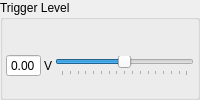
            <widget class="QGroupBox" name="gbThreshold">
             <property name="statusTip">
              <string>Trigger Level</string>
             </property>
             <property name="title">
              <string>Trigger Level</string>
             </property>
             <layout class="QHBoxLayout" name="horizontalLayout_10">
              <property name="spacing">
               <number>3</number>
              </property>
              <property name="leftMargin">
               <number>3</number>
              </property>
              <property name="topMargin">
               <number>16</number>
              </property>
              <property name="rightMargin">
               <number>3</number>
              </property>
              <property name="bottomMargin">
               <number>1</number>
              </property>
              <item>
               <widget class="QDoubleSpinBox" name="dsbThreshold">
                <property name="sizePolicy">
                 <sizepolicy hsizetype="Minimum" vsizetype="Fixed">
                  <horstretch>0</horstretch>
                  <verstretch>0</verstretch>
                 </sizepolicy>
                </property>
                <property name="alignment">
                 <set>Qt::AlignRight|Qt::AlignTrailing|Qt::AlignVCenter</set>
                </property>
                <property name="readOnly">
                 <bool>true</bool>
                </property>
                <property name="buttonSymbols">
                 <enum>QAbstractSpinBox::NoButtons</enum>
                </property>
                <property name="decimals">
                 <number>2</number>
                </property>
                <property name="maximum">
                 <double>9.990000000000000</double>
                </property>
               </widget>
              </item>
              <item>
               <widget class="QLabel" name="label_13">
                <property name="text">
                 <string>V</string>
                </property>
               </widget>
              </item>
              <item>
               <widget class="QSlider" name="hsThreshold">
                <property name="sizePolicy">
                 <sizepolicy hsizetype="Expanding" vsizetype="Fixed">
                  <horstretch>0</horstretch>
                  <verstretch>0</verstretch>
                 </sizepolicy>
                </property>
                <property name="maximum">
                 <number>255</number>
                </property>
                <property name="pageStep">
                 <number>8</number>
                </property>
                <property name="value">
                 <number>128</number>
                </property>
                <property name="orientation">
                 <enum>Qt::Horizontal</enum>
                </property>
                <property name="tickPosition">
                 <enum>QSlider::TicksBelow</enum>
                </property>
                <property name="tickInterval">
                 <number>16</number>
                </property>
               </widget>
              </item>
             </layout>
            </widget>
